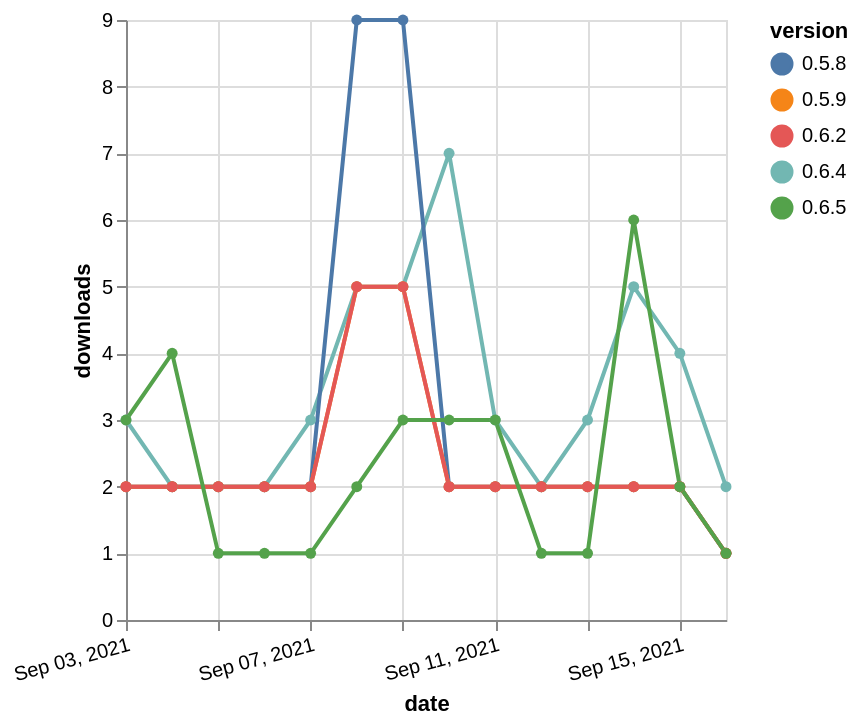

Write a Vega-Lite specification for this figure.
### Vega-Lite specification from a JSON file in a GitHub repository (floating-point values rounded to 4 significant figures)
{"$schema": "https://vega.github.io/schema/vega-lite/v5.json", "description": "A simple bar chart with embedded data.", "data": {"values": [{"date": "2021-09-03", "total": 4314, "delta": 3, "version": "0.6.4"}, {"date": "2021-09-04", "total": 4316, "delta": 2, "version": "0.6.4"}, {"date": "2021-09-05", "total": 4318, "delta": 2, "version": "0.6.4"}, {"date": "2021-09-06", "total": 4320, "delta": 2, "version": "0.6.4"}, {"date": "2021-09-07", "total": 4323, "delta": 3, "version": "0.6.4"}, {"date": "2021-09-08", "total": 4328, "delta": 5, "version": "0.6.4"}, {"date": "2021-09-09", "total": 4333, "delta": 5, "version": "0.6.4"}, {"date": "2021-09-10", "total": 4340, "delta": 7, "version": "0.6.4"}, {"date": "2021-09-11", "total": 4343, "delta": 3, "version": "0.6.4"}, {"date": "2021-09-12", "total": 4345, "delta": 2, "version": "0.6.4"}, {"date": "2021-09-13", "total": 4348, "delta": 3, "version": "0.6.4"}, {"date": "2021-09-14", "total": 4353, "delta": 5, "version": "0.6.4"}, {"date": "2021-09-15", "total": 4357, "delta": 4, "version": "0.6.4"}, {"date": "2021-09-16", "total": 4359, "delta": 2, "version": "0.6.4"}, {"date": "2021-09-03", "total": 5366, "delta": 2, "version": "0.5.8"}, {"date": "2021-09-04", "total": 5368, "delta": 2, "version": "0.5.8"}, {"date": "2021-09-05", "total": 5370, "delta": 2, "version": "0.5.8"}, {"date": "2021-09-06", "total": 5372, "delta": 2, "version": "0.5.8"}, {"date": "2021-09-07", "total": 5374, "delta": 2, "version": "0.5.8"}, {"date": "2021-09-08", "total": 5383, "delta": 9, "version": "0.5.8"}, {"date": "2021-09-09", "total": 5392, "delta": 9, "version": "0.5.8"}, {"date": "2021-09-10", "total": 5394, "delta": 2, "version": "0.5.8"}, {"date": "2021-09-11", "total": 5396, "delta": 2, "version": "0.5.8"}, {"date": "2021-09-12", "total": 5398, "delta": 2, "version": "0.5.8"}, {"date": "2021-09-13", "total": 5400, "delta": 2, "version": "0.5.8"}, {"date": "2021-09-14", "total": 5402, "delta": 2, "version": "0.5.8"}, {"date": "2021-09-15", "total": 5404, "delta": 2, "version": "0.5.8"}, {"date": "2021-09-16", "total": 5405, "delta": 1, "version": "0.5.8"}, {"date": "2021-09-03", "total": 3500, "delta": 2, "version": "0.5.9"}, {"date": "2021-09-04", "total": 3502, "delta": 2, "version": "0.5.9"}, {"date": "2021-09-05", "total": 3504, "delta": 2, "version": "0.5.9"}, {"date": "2021-09-06", "total": 3506, "delta": 2, "version": "0.5.9"}, {"date": "2021-09-07", "total": 3508, "delta": 2, "version": "0.5.9"}, {"date": "2021-09-08", "total": 3513, "delta": 5, "version": "0.5.9"}, {"date": "2021-09-09", "total": 3518, "delta": 5, "version": "0.5.9"}, {"date": "2021-09-10", "total": 3520, "delta": 2, "version": "0.5.9"}, {"date": "2021-09-11", "total": 3522, "delta": 2, "version": "0.5.9"}, {"date": "2021-09-12", "total": 3524, "delta": 2, "version": "0.5.9"}, {"date": "2021-09-13", "total": 3526, "delta": 2, "version": "0.5.9"}, {"date": "2021-09-14", "total": 3528, "delta": 2, "version": "0.5.9"}, {"date": "2021-09-15", "total": 3530, "delta": 2, "version": "0.5.9"}, {"date": "2021-09-16", "total": 3531, "delta": 1, "version": "0.5.9"}, {"date": "2021-09-03", "total": 3292, "delta": 2, "version": "0.6.2"}, {"date": "2021-09-04", "total": 3294, "delta": 2, "version": "0.6.2"}, {"date": "2021-09-05", "total": 3296, "delta": 2, "version": "0.6.2"}, {"date": "2021-09-06", "total": 3298, "delta": 2, "version": "0.6.2"}, {"date": "2021-09-07", "total": 3300, "delta": 2, "version": "0.6.2"}, {"date": "2021-09-08", "total": 3305, "delta": 5, "version": "0.6.2"}, {"date": "2021-09-09", "total": 3310, "delta": 5, "version": "0.6.2"}, {"date": "2021-09-10", "total": 3312, "delta": 2, "version": "0.6.2"}, {"date": "2021-09-11", "total": 3314, "delta": 2, "version": "0.6.2"}, {"date": "2021-09-12", "total": 3316, "delta": 2, "version": "0.6.2"}, {"date": "2021-09-13", "total": 3318, "delta": 2, "version": "0.6.2"}, {"date": "2021-09-14", "total": 3320, "delta": 2, "version": "0.6.2"}, {"date": "2021-09-15", "total": 3322, "delta": 2, "version": "0.6.2"}, {"date": "2021-09-16", "total": 3323, "delta": 1, "version": "0.6.2"}, {"date": "2021-09-03", "total": 462, "delta": 3, "version": "0.6.5"}, {"date": "2021-09-04", "total": 466, "delta": 4, "version": "0.6.5"}, {"date": "2021-09-05", "total": 467, "delta": 1, "version": "0.6.5"}, {"date": "2021-09-06", "total": 468, "delta": 1, "version": "0.6.5"}, {"date": "2021-09-07", "total": 469, "delta": 1, "version": "0.6.5"}, {"date": "2021-09-08", "total": 471, "delta": 2, "version": "0.6.5"}, {"date": "2021-09-09", "total": 474, "delta": 3, "version": "0.6.5"}, {"date": "2021-09-10", "total": 477, "delta": 3, "version": "0.6.5"}, {"date": "2021-09-11", "total": 480, "delta": 3, "version": "0.6.5"}, {"date": "2021-09-12", "total": 481, "delta": 1, "version": "0.6.5"}, {"date": "2021-09-13", "total": 482, "delta": 1, "version": "0.6.5"}, {"date": "2021-09-14", "total": 488, "delta": 6, "version": "0.6.5"}, {"date": "2021-09-15", "total": 490, "delta": 2, "version": "0.6.5"}, {"date": "2021-09-16", "total": 491, "delta": 1, "version": "0.6.5"}]}, "width": "container", "mark": {"type": "line", "point": {"filled": true}}, "encoding": {"x": {"field": "date", "type": "temporal", "timeUnit": "yearmonthdate", "title": "date", "axis": {"labelAngle": -15}}, "y": {"field": "delta", "type": "quantitative", "title": "downloads"}, "color": {"field": "version", "type": "nominal"}, "tooltip": {"field": "delta"}}}
